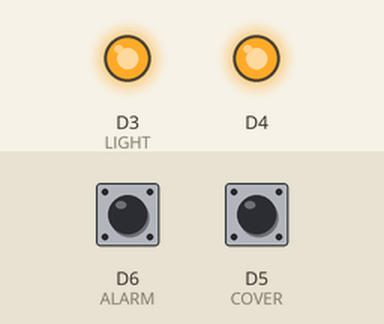
The sketch below on a simulated ESP8266 (NodeMCU). Parts: output pins drawn as LEDs (lit = HIGH, except the on-board LED, lit = LOW). The test bench sets the inputs (shaded band); at power-on: D6 (ALARM) HIGH, D5 (COVER) HIGH. WiFi joins after 1.5 s; servers stay silent unless stated; network time is answered at once with the bench clock; the local clock reads 2024-03-15 10:24:30 at power-on unless the sketch sets it; what the sketch prints to the serial monitor is not drawn.

Above: at 1.6 s.
At 11.6 s:
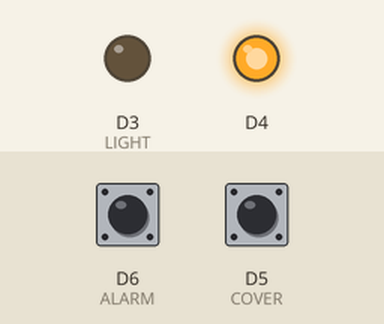
Timing chart, 0 to 13.1 s (numbered marks = the images above):
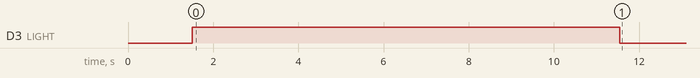

Measured:
- by itself, D3 (LIGHT): HIGH → LOW at 11.5 s

The sketch:

intelbras.ino
```cpp
#include <Arduino.h>
#ifdef ESP8266
#include <ESP8266WiFi.h>
#endif
#ifdef ESP32
       #include <WiFi.h>
#endif

#include "Wire.h"
#include <NTPClient.h>
#include <WiFiUdp.h>

#define COVER D5
#define ALARM D6
#define LIGHT D3

#define WIFI_SSID "Dispositivos"
#define WIFI_PASS "1938@picodojabre!"
#define BAUD_RATE  9600                     // Change baudrate to your need

#define TIMER 30 // Seconds
#define START_DELAY 10 // Seconds
#define LOOP_DELAY 500 // Miliseconds
int timer = TIMER;
int state = 0;

// Define NTP Client to get time
WiFiUDP ntpUDP;
NTPClient timeClient(ntpUDP);


void setupWiFi() {
  Serial.printf("\r\n[Wifi]: Connecting");
  WiFi.begin(WIFI_SSID, WIFI_PASS);

  while (WiFi.status() != WL_CONNECTED) {
    Serial.printf(".");
    delay(250);
  }
  IPAddress localIP = WiFi.localIP();
  Serial.printf("\r\nconnected!\r\n[WiFi]: IP-Address is %d.%d.%d.%d\r\n", localIP[0], localIP[1], localIP[2], localIP[3]);
}


void setup() {
  Serial.begin(BAUD_RATE); Serial.printf("\r\n\r\n");
  setupWiFi();
  pinMode(COVER, INPUT_PULLUP);
  pinMode(ALARM, INPUT_PULLUP);
  pinMode(LIGHT, OUTPUT);
  pinMode(BUILTIN_LED, OUTPUT);
  digitalWrite(LIGHT, HIGH);
  Wire.begin();

  // Initialize a NTPClient to get time
  timeClient.begin();
  // Set offset time in seconds to adjust for your timezone, for example:
  // GMT +1 = 3600
  // GMT +8 = 28800
  // GMT -1 = -3600
  // GMT 0 = 0
  timeClient.setTimeOffset(-3*3600);
  delay(START_DELAY*1000);
}

void loop() {
  timeClient.update();
  int currentHour = timeClient.getHours();
  Serial.printf("\rCOVER PIN: %d ALARM PIN: %d TIMER: %d secs HOURS: %d STATE: %d TIME: ", digitalRead(COVER), digitalRead(ALARM), timer, currentHour, state);
  Serial.print(timeClient.getFormattedTime());
  if (((digitalRead(COVER) == HIGH)||(digitalRead(ALARM) == HIGH))) { // &&((currentHour >= 18)||(currentHour < 5))
    digitalWrite(LIGHT, LOW);
    timer = TIMER;
    state = 1;
  }

  if (state == 1) {
    timer--;
    }

  if (timer == 0) {
    timer = TIMER;
    state = 0;
    digitalWrite(LIGHT, HIGH);
  }

 delay(LOOP_DELAY);
  //digitalWrite(BUILTIN_LED, LOW);
}
```
